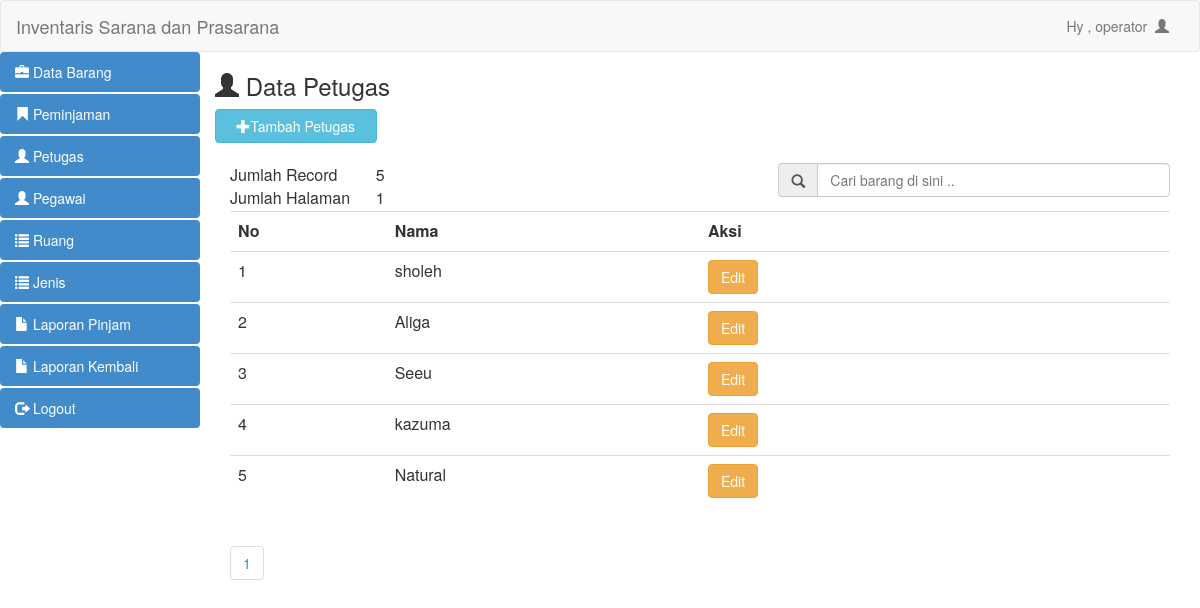
The app's page /operator/petugas.php (signed in) with its own data.
### tables this page shows
CREATE TABLE IF NOT EXISTS `petugas` (
  `id_petugas` int(11) NOT NULL AUTO_INCREMENT,
  `username` varchar(50) NOT NULL,
  `password` varchar(50) NOT NULL,
  `nama_petugas` varchar(50) NOT NULL,
  `id_level` int(11) NOT NULL,
  PRIMARY KEY (`id_petugas`),
  KEY `id_level` (`id_level`),
  CONSTRAINT `petugas_ibfk_1` FOREIGN KEY (`id_level`) REFERENCES `level` (`id_level`) ON DELETE CASCADE ON UPDATE CASCADE
);

### operator/petugas.php (the view, shortened to what this page needs)
  <?php
include 'header.php';
?>
<h3><span class="glyphicon glyphicon-user"></span>  Data Petugas</h3>
 <button style="margin-bottom:20px" data-toggle="modal" data-target="#myModal" class="btn btn-info col-md-2"><span class="glyphicon glyphicon-plus"></span>Tambah Petugas</button>
<?php
$per_hal=5;
$jumlah_record=mysql_query("SELECT COUNT(*) from petugas where id_level='2'");
$jum=mysql_result($jumlah_record, 0);
$halaman=ceil($jum / $per_hal);
$page = (isset($_GET['page'])) ? (int)$_GET['page'] : 1;
$start = ($page - 1) * $per_hal;
?>
<div class="col-md-12">
  <table class="col-md-2">
    <tr>
      <td>Jumlah Record</td>
      <td><?php echo $jum; ?></td>
    </tr>
    <tr>
      <td>Jumlah Halaman</td>
      <td><?php echo $halaman; ?></td>
    </tr>
  </table>
 <form action="cari_petugas.php" method="get">
  <div class="input-group col-md-5 col-md-offset-7">
    <span class="input-group-addon" id="basic-addon1"><span class="glyphicon glyphicon-search"></span></span>
    <input type="text" class="form-control" placeholder="Cari barang di sini .." aria-describedby="basic-addon1" name="cari">
  </div>
   </form>
  <table class="table table-hover">
        <tr>
          <th class="col-md-1">No</th>
      <th class="col-md-2" >Nama </th>
      <th class="col-md-3" >Aksi</th>
        </tr>
 <?php
  if(isset($_GET['cari'])){
    $cari=mysql_real_escape_string($_GET['cari']);
    $brg=mysql_query("select * from petugas where nama_petugas like '$cari%'");
  }else{
    $brg=mysql_query("select * from petugas where id_level= '2' limit $start, $per_hal");
  }
  $no=1;
  while($data=mysql_fetch_array($brg)){
    ?>
                                        <tr class="odd gradeX">
                                            <td><?php echo $no?></td>
                       <td><?php echo $data['nama_petugas'];?></td>
                      <td class="center"><a href="edit_petugas.php?id=<?php echo $data['id_petugas']; ?>" class="btn btn-warning" > Edit </a></td>
                                        </tr>
                                        <?php $no++; }?>
                    </table>
      <ul class="pagination">
      <?php
      for($x=1;$x<=$halaman;$x++){
        ?>
        <li><a href="?page=<?php echo $x ?>"><?php echo $x ?></a></li>
        <?php
      }
      ?>
    </ul>
<?php
  include 'footer.php';
  ?>
</html>

### records on screen
petugas: nama_petugas "sholeh"
petugas: nama_petugas "Aliga"
petugas: nama_petugas "Seeu"
petugas: nama_petugas "kazuma"
petugas: nama_petugas "Natural"

### other values on screen
$_SESSION['nama'] "operator"
$jum "5"
$halaman "1"
